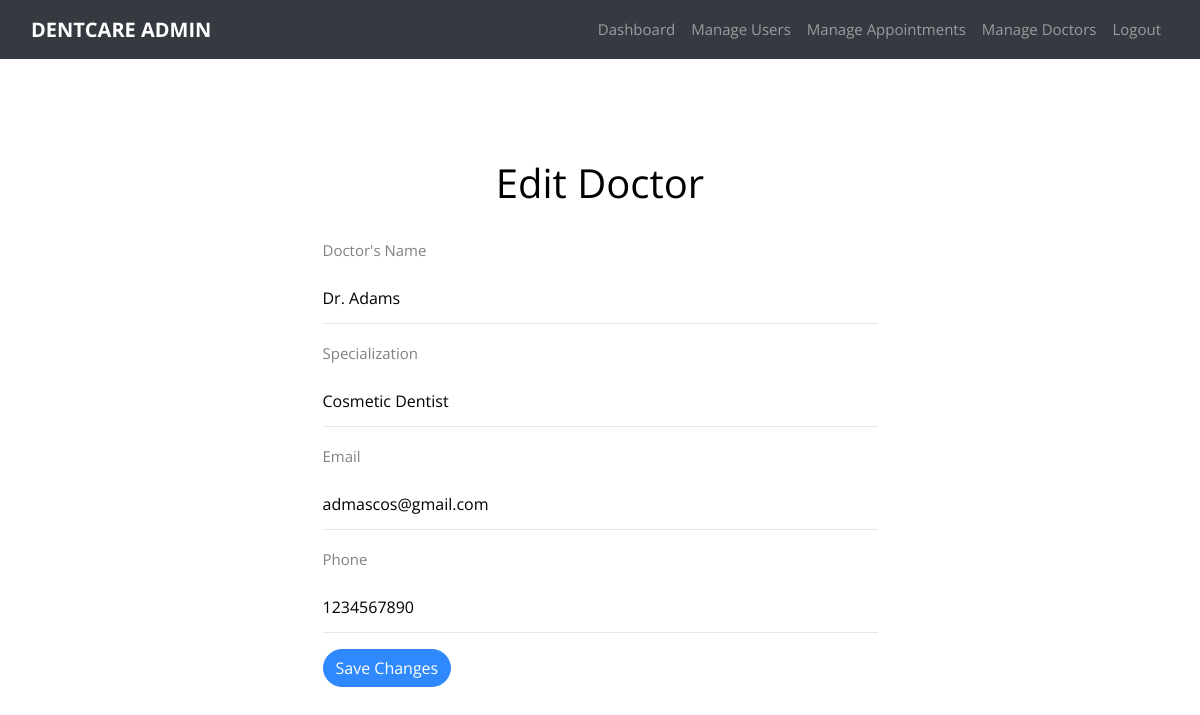
Page /edit_doctor.php?id=1 (signed in) on the committed database.
### tables this page shows
CREATE TABLE `doctors` (
  `id` int(11) NOT NULL,
  `name` varchar(255) NOT NULL,
  `specialization` varchar(100) NOT NULL,
  `email` varchar(255) NOT NULL,
  `phone` varchar(255) NOT NULL
);

### edit_doctor.php (the view, shortened to what this page needs)
<?php
require('Assets/connection.php');
require('Assets/head.php');
if (isset($_GET['id'])) {
    $id = $_GET['id'];
    $query = "SELECT * FROM doctors WHERE id = ?";
    $stmt = $conn->prepare($query);
    $stmt->bind_param("i", $id);
    $stmt->execute();
    $result = $stmt->get_result();
    $doctor = $result->fetch_assoc();
} else {
    header("Location: manage_appointments.php");
    exit;
}
include('admin_navbar.php');
?>
<section class="ftco-section">
    <div class="container mt-5">
        <h1 class="text-center mb-4">Edit Doctor</h1>
        <form method="POST" class="w-50 mx-auto">
            <div class="mb-3">
                <label for="name" class="form-label">Doctor's Name</label>
                <input type="text" class="form-control" id="name" name="name" value="<?php echo htmlspecialchars($doctor['name']); ?>" required>
            </div>
            <div class="mb-3">
                <label for="specialization" class="form-label">Specialization</label>
                <input type="text" class="form-control" id="specialization" name="specialization" value="<?php echo htmlspecialchars($doctor['specialization']); ?>" required>
            </div>
            <div class="mb-3">
                <label for="email" class="form-label">Email</label>
                <input type="email" class="form-control" id="email" name="email" value="<?php echo htmlspecialchars($doctor['email']); ?>" required>
            </div>
            <div class="mb-3">
                <label for="phone" class="form-label">Phone</label>
                <input type="text" class="form-control" id="phone" name="phone" value="<?php echo htmlspecialchars($doctor['phone']); ?>" required>
            </div>
            <button type="submit" class="btn btn-primary">Save Changes</button>
        </form>
    </div>
</section>
<?php require('Assets/footer.php'); ?>

### rows in the picture
doctors: name "Dr. Adams", specialization "Cosmetic Dentist", email "admascos@gmail.com", phone "1234567890"
